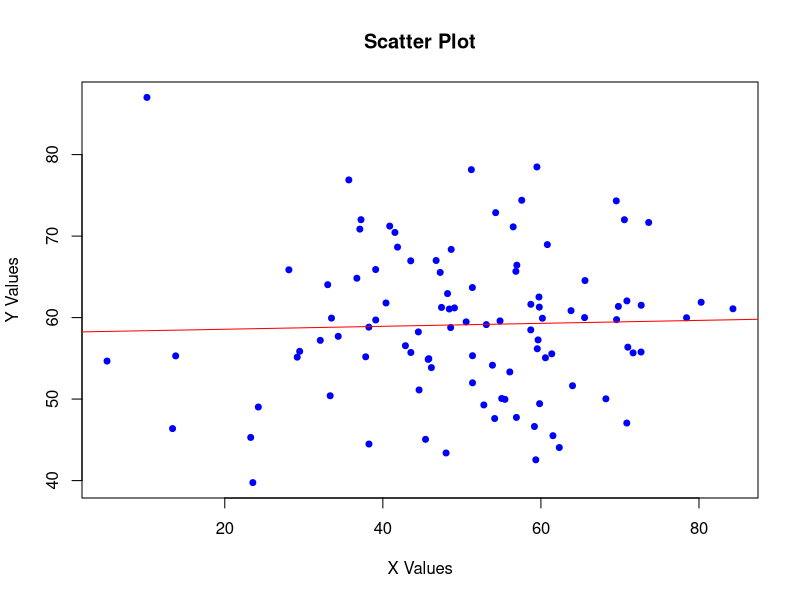

The R source for this figure:
# R script to create a scatter plot and save it with a random filename

# Load required libraries
library(graphics)

# Generate sample data
set.seed(42)  # For reproducible results
x <- rnorm(100, mean = 50, sd = 15)
y <- rnorm(100, mean = 60, sd = 10)

# Create a random filename
random_name <- paste0("scatter_plot_", sample(1000:9999, 1), ".png")

# Create the scatter plot
png(random_name, width = 800, height = 600)
plot(x, y, 
     main = "Scatter Plot", 
     xlab = "X Values", 
     ylab = "Y Values", 
     pch = 19, 
     col = "blue",
     cex = 0.8)
abline(lm(y ~ x), col = "red")  # Add regression line
dev.off()

cat("Scatter plot saved as:", random_name, "\n")
